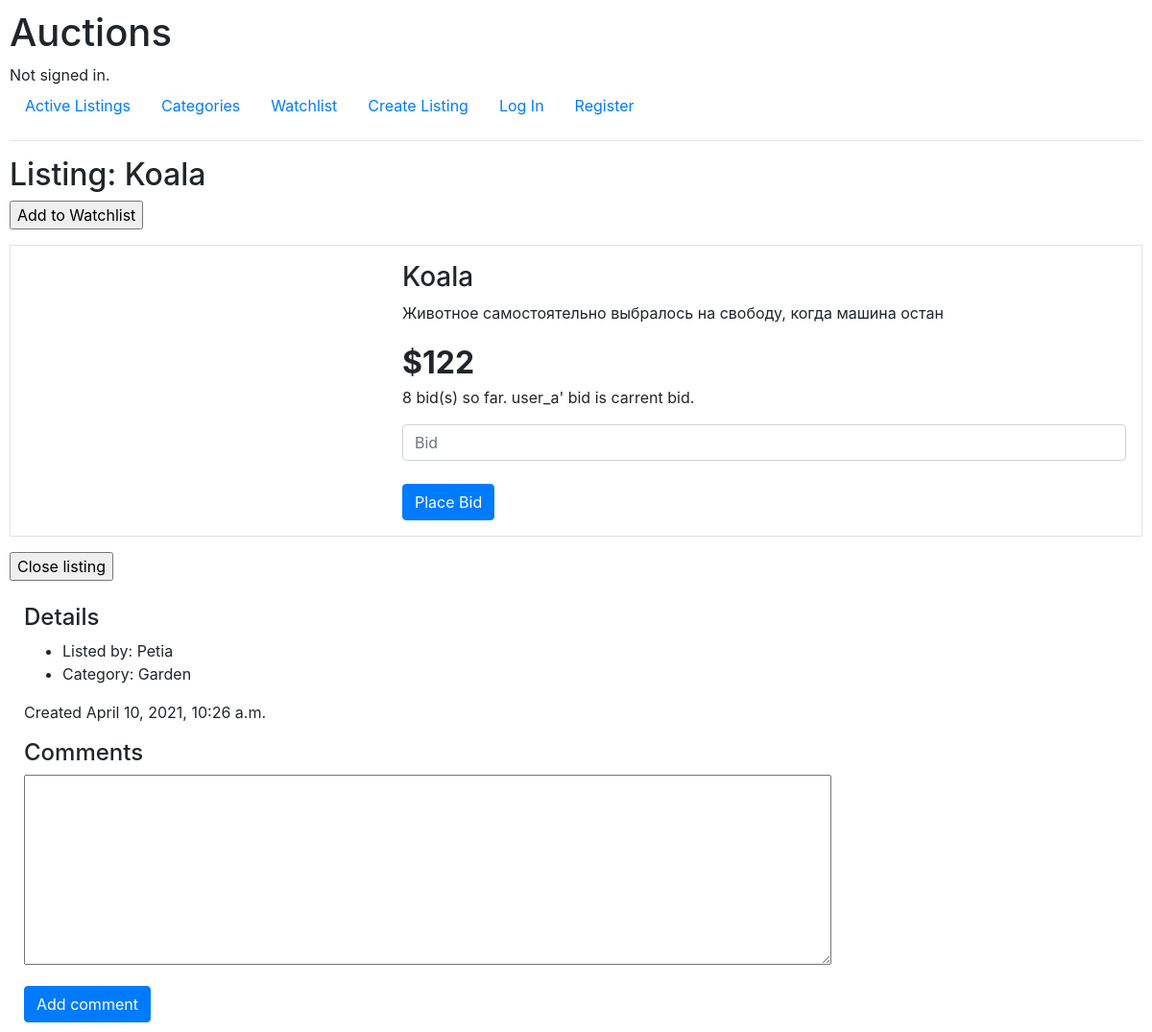
/listings/20, run on the app's committed database.
### auctions/models.py (models this page shows, shortened)
class Listing(models.Model):
    user = models.ForeignKey(User, on_delete=models.CASCADE)
    title = models.CharField(max_length=64)
    description = models.CharField(max_length=64)
    price = models.IntegerField()
    image = models.ImageField()
    category = models.ForeignKey(Category, on_delete=models.CASCADE)
    created = models.DateTimeField(auto_now_add=True, blank=True)
    active = models.BooleanField()
    def __str__(self):
        return f"{self.title}"

class Bid(models.Model):
    user = models.ForeignKey(User, on_delete=models.CASCADE)
    listing = models.ForeignKey(Listing, on_delete=models.CASCADE)
    user_price = models.IntegerField()

class User(AbstractUser):
    def __str__(self):
        return f"{self.username}"

class Category(models.Model):
    name = models.CharField(max_length=64)
    def __str__(self):
        return f"{self.name}"

### auctions/views.py (the view)
# urls.py: path("listings/<int:id>", views.listings, name="listings"),
def listings(request, id):
    if request.method == "POST":
        new_bid = request.POST["bid"]
        listing = Listing.objects.get(id=id)
        if int(new_bid) < listing.price:
            return render(request, "auctions/error.html", {
                "new_bid": new_bid, "price": listing.price, "message": "Your bid is to small", "listing": listing
            })
        bid = Bid(user_id=request.user.id, user_price=new_bid, listing_id=listing.id)
        bid.save()
        listing.price = new_bid
        listing.save()
        return HttpResponseRedirect(reverse("listings", args=[id]))
    else:
        user_name_bid = Bid.objects.filter(listing_id=id)
        return render(request, "auctions/listings.html", {
            "listing": Listing.objects.get(id=id),
            "bids": Bid.objects.filter(listing_id=id, user_price__gte = Listing.objects.get(id=id).price),
            "comments":Comment.objects.filter(listing_id=id),
            "n":user_name_bid.count()
        })

### auctions/templates/auctions/listings.html (shortened to what this page needs)
{% extends "auctions/layout.html" %}
{% block body %}
    <h2>Listing: {{listing}}</h2>
    <div class="">
        <form class="" action="{% url 'add_to_watchlist' listing.id %}" method="post">
            <input type="submit" name="watchlist" value="Add to Watchlist">
        </form>
    </div>
    <div class="container-fluid p-3 my-3 border">
        <div class="row">
            <div class="col-sm-4">
            </div>
            <div class="col-sm-8 info">
                <h3>{{listing.title}}</h3>
                <p>{{listing.description}}</p>
                <strong style="font-size: xx-large;">${{listing.price}}</strong><br>
                <p>{{n}} bid(s) so far.
                    {% for bid in bids %}
                        {{bid.user.username}}'
                    {%endfor%}
                    bid is carrent bid.</p>
                <form class="" action="{% url 'listings' listing.id %}" method="post">
                    <div class="form-grope">
                        <input type="number" class="form-control" name="bid" value="" placeholder="Bid">
                    </div><br>
                        <button type="submit" class="btn btn-primary">Place Bid</button>
                </form>
            </div>
        </div>
    </div>
    <div class="">
        <input type="submit" name="" value="Close listing">
    </div><br>
    <div class="col-sm-8">
        <h4>Details</h4>
        <ul>
            <li>Listed by: {{listing.user.username}}</li>
            <li>Category: {{listing.category}}</li>
        </ul>
        <p class="info">Created {{listing.created}}</p>
    </div>
    <div class="col-sm-8">
        <h4>Comments</h4>
        <form class="" action="{% url 'comments' listing.id %}" method="post">
        <div class="form-group">
            <textarea name="comment" rows="8" cols="80"></textarea>
        </div>
        <button type="submit" class="btn btn-primary">Add comment</button>
        </form>
    </div>
{% endblock %}

### auctions/static/auctions/styles.css (style rules this page uses)
body { padding: 10px; }
p.info { margin-top: 15px; }

### data on the page
Listing: title "Koala", description "Животное самостоятельно выбралось на свободу, когда машина остан", price "122", user.username "Petia", category "Garden", created "April 10, 2021, 10:26 a.m."
Bid: user.username "user_a"

### other printed values
{{ n }} "8"
